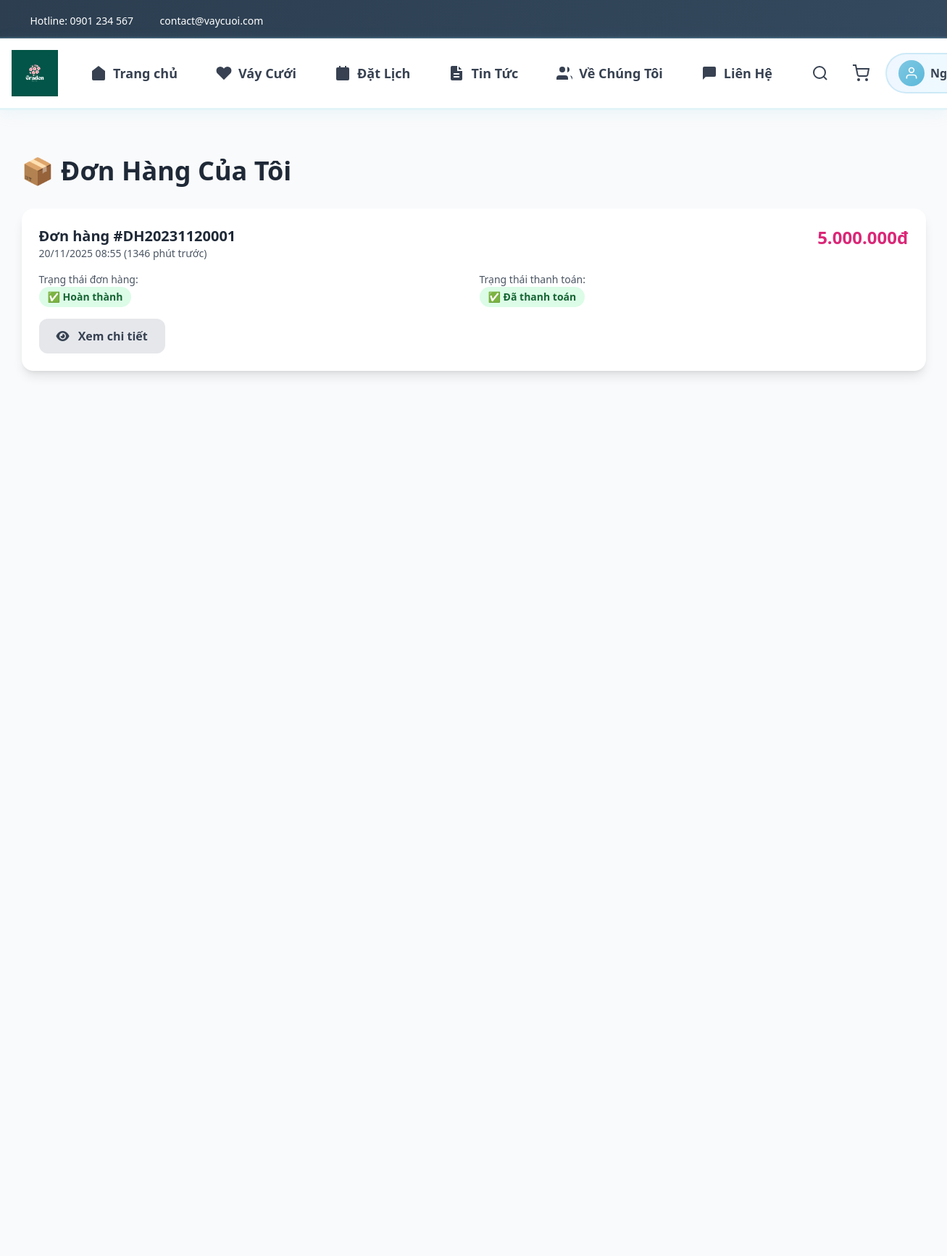
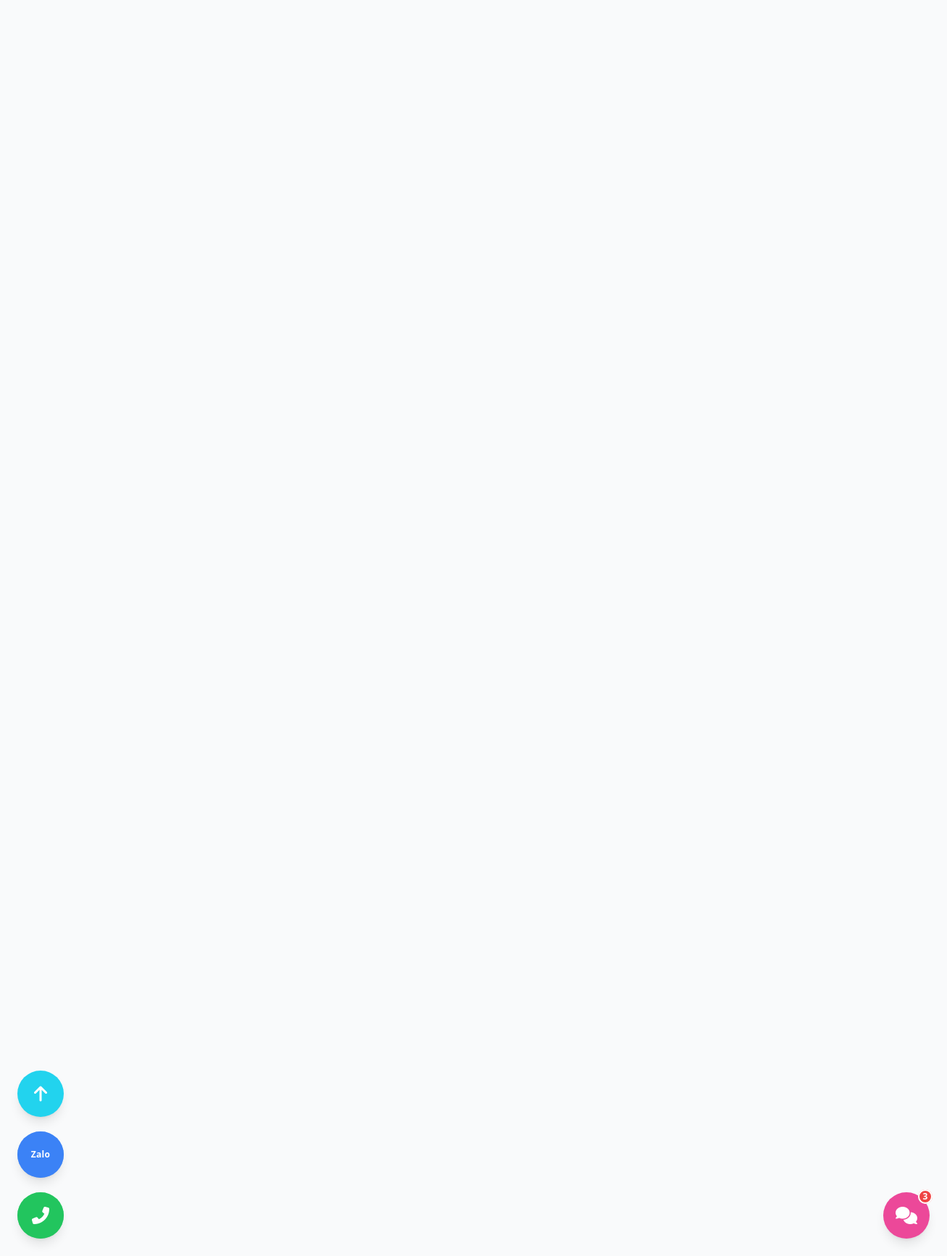
Page /my-orders.php (signed in) on the committed database (2 pictures, top to bottom).
### tables this page shows
CREATE TABLE thanh_toan (
   id BIGINT AUTO_INCREMENT PRIMARY KEY,
   hoa_don_id BIGINT NULL,
   don_hang_id BIGINT NULL,
   payment_gateway VARCHAR(100) NULL,
   transaction_id VARCHAR(255) NULL,
   amount DECIMAL(14,2) NOT NULL,
   status ENUM('initiated','success','failed','refunded') DEFAULT 'initiated',
   paid_at TIMESTAMP NULL,
   created_at TIMESTAMP DEFAULT CURRENT_TIMESTAMP,
   FOREIGN KEY (hoa_don_id) REFERENCES hoa_don(id) ON DELETE SET NULL,
   FOREIGN KEY (don_hang_id) REFERENCES don_hang(id) ON DELETE SET NULL,
   INDEX idx_tx (transaction_id)  
);

CREATE TABLE don_hang (
   id BIGINT AUTO_INCREMENT PRIMARY KEY,
   ma_don_hang VARCHAR(50) UNIQUE COMMENT 'Mã đơn hàng duy nhất',
   nguoi_dung_id BIGINT NULL,
   ho_ten VARCHAR(255) NOT NULL COMMENT 'Họ tên người nhận',
   so_dien_thoai VARCHAR(30) NOT NULL COMMENT 'Số điện thoại người nhận',
   dia_chi TEXT NOT NULL COMMENT 'Địa chỉ nhận váy',
   ghi_chu TEXT NULL COMMENT 'Ghi chú đơn hàng',
   tong_tien DECIMAL(14,2) NOT NULL,
   trang_thai ENUM('pending','processing','completed','cancelled') DEFAULT 'pending',
   phuong_thuc_thanh_toan VARCHAR(50) DEFAULT 'qr_code' COMMENT 'Phương thức thanh toán',
   trang_thai_thanh_toan ENUM('pending','paid','failed','expired') DEFAULT 'pending' COMMENT 'Trạng thái thanh toán',
   created_at TIMESTAMP DEFAULT CURRENT_TIMESTAMP,
   updated_at TIMESTAMP NULL ON UPDATE CURRENT_TIMESTAMP,
   FOREIGN KEY (nguoi_dung_id) REFERENCES nguoi_dung(id) ON DELETE SET NULL,
   INDEX idx_ma_don_hang (ma_don_hang),
   INDEX idx_trang_thai (trang_thai),
   INDEX idx_trang_thai_thanh_toan (trang_thai_thanh_toan)
);

### my-orders.php (the view, shortened to what this page needs)
<?php
require_once 'includes/config.php';
$user_id = $_SESSION['user_id'];
$orders_query = $conn->prepare("SELECT
    dh.*,
    t.transaction_id,
    t.status as payment_status,
    TIMESTAMPDIFF(MINUTE, dh.created_at, NOW()) as minutes_ago,
    CASE
        WHEN dh.trang_thai_thanh_toan = 'pending' AND TIMESTAMPDIFF(MINUTE, dh.created_at, NOW()) < 10 THEN 1
        ELSE 0
    END as can_continue_payment
FROM don_hang dh
LEFT JOIN thanh_toan t ON dh.id = t.don_hang_id
WHERE dh.nguoi_dung_id = ?
ORDER BY dh.created_at DESC");
$orders_query->bind_param("i", $user_id);
$orders_query->execute();
$orders = $orders_query->get_result();
require_once 'includes/header.php';
?>
<section class="py-16 bg-gray-50 min-h-screen">
    <div class="container mx-auto px-4">
        <h1 class="text-4xl font-bold text-gray-800 mb-8">📦 Đơn Hàng Của Tôi</h1>
        <?php if ($orders && $orders->num_rows > 0): ?>
            <div class="space-y-4">
                <?php while ($order = $orders->fetch_assoc()): ?>
                <div class="bg-white rounded-2xl shadow-lg p-6">
                    <div class="flex justify-between items-start mb-4">
                        <div>
                            <h3 class="text-xl font-bold text-gray-800">
                                Đơn hàng #<?php echo htmlspecialchars($order['ma_don_hang']); ?>
                            </h3>
                            <p class="text-sm text-gray-600">
                                <?php echo date('d/m/Y H:i', strtotime($order['created_at'])); ?>
                                (<?php echo $order['minutes_ago']; ?> phút trước)
                            </p>
                        </div>
                        <div class="text-right">
                            <p class="text-2xl font-bold text-pink-600">
                                <?php echo number_format($order['tong_tien'], 0, ',', '.'); ?>đ
                            </p>
                        </div>
                    </div>
                    <div class="grid md:grid-cols-2 gap-4 mb-4">
                        <div>
                            <p class="text-sm text-gray-600">Trạng thái đơn hàng:</p>
                            <span class="inline-block px-3 py-1 rounded-full text-sm font-semibold
                                <?php
                                switch($order['trang_thai']) {
                                    case 'completed': echo 'bg-green-100 text-green-800'; break;
                                }
                                ?>">
                                <?php
                                switch($order['trang_thai']) {
                                    case 'completed': echo '✅ Hoàn thành'; break;
                                }
                                ?>
                            </span>
                        </div>
                        <div>
                            <p class="text-sm text-gray-600">Trạng thái thanh toán:</p>
                            <span class="inline-block px-3 py-1 rounded-full text-sm font-semibold
                                <?php
                                switch($order['trang_thai_thanh_toan']) {
                                    case 'paid': echo 'bg-green-100 text-green-800'; break;
                                }
                                ?>">
                                <?php
                                switch($order['trang_thai_thanh_toan']) {
                                    case 'paid': echo '✅ Đã thanh toán'; break;
                                }
                                ?>
                            </span>
                        </div>
                    </div>
                    <div class="flex gap-3">
                        <a href="order-detail.php?id=<?php echo $order['id']; ?>"
                           class="bg-gray-200 text-gray-700 px-6 py-3 rounded-xl font-bold hover:bg-gray-300 transition-all">
                            <i class="fas fa-eye mr-2"></i>
                            Xem chi tiết
                        </a>
                    </div>
                </div>
                <?php endwhile; ?>
            </div>
        <?php endif; ?>
    </div>
</section>
<?php require_once 'includes/footer.php'; ?>

### assets/css/style.css (style rules this page uses)
* { margin: 0; padding: 0; box-sizing: border-box; }
:root { --primary-color: #7ec8e3; --secondary-color: #d4f1f9; --accent-color: #5ab8d9; --text-dark: #2c3e50; --text-light: #6c757d; --border-color: #d4e9f0; --bg-light: #f0f9fc; --white: #ffffff; --success: #5cb85c; --danger: #d9534f; --shadow: 0 2px 15px rgba(126, 200, 227, 0.15); --shadow-hover: 0 5px 25px rgba(126, 200, 227, 0.25); }
body { font-family: 'Segoe UI', Tahoma, Geneva, Verdana, sans-serif; color: var(--text-dark); line-height: 1.6; background: #e8f6fa; }
a { text-decoration: none; color: inherit; transition: all 0.3s ease; }
.container { max-width: 1200px; margin: 0 auto; padding: 0 20px; }
section { position: relative; z-index: 1; }
body { padding-top: 0; }
.main-content > *:first-child { margin-top: 0; }
section { padding: 80px 0 60px 0; }

### assets/css/responsive.css (style rules this page uses)
body { overflow-x: hidden; }
html { scroll-behavior: smooth; }

### rows in the picture
thanh_toan: don_hang.ma_don_hang "DH20231120001", don_hang.created_at "20/11/2025 08:55", minutes_ago "1346", don_hang.tong_tien "5.000.000"
